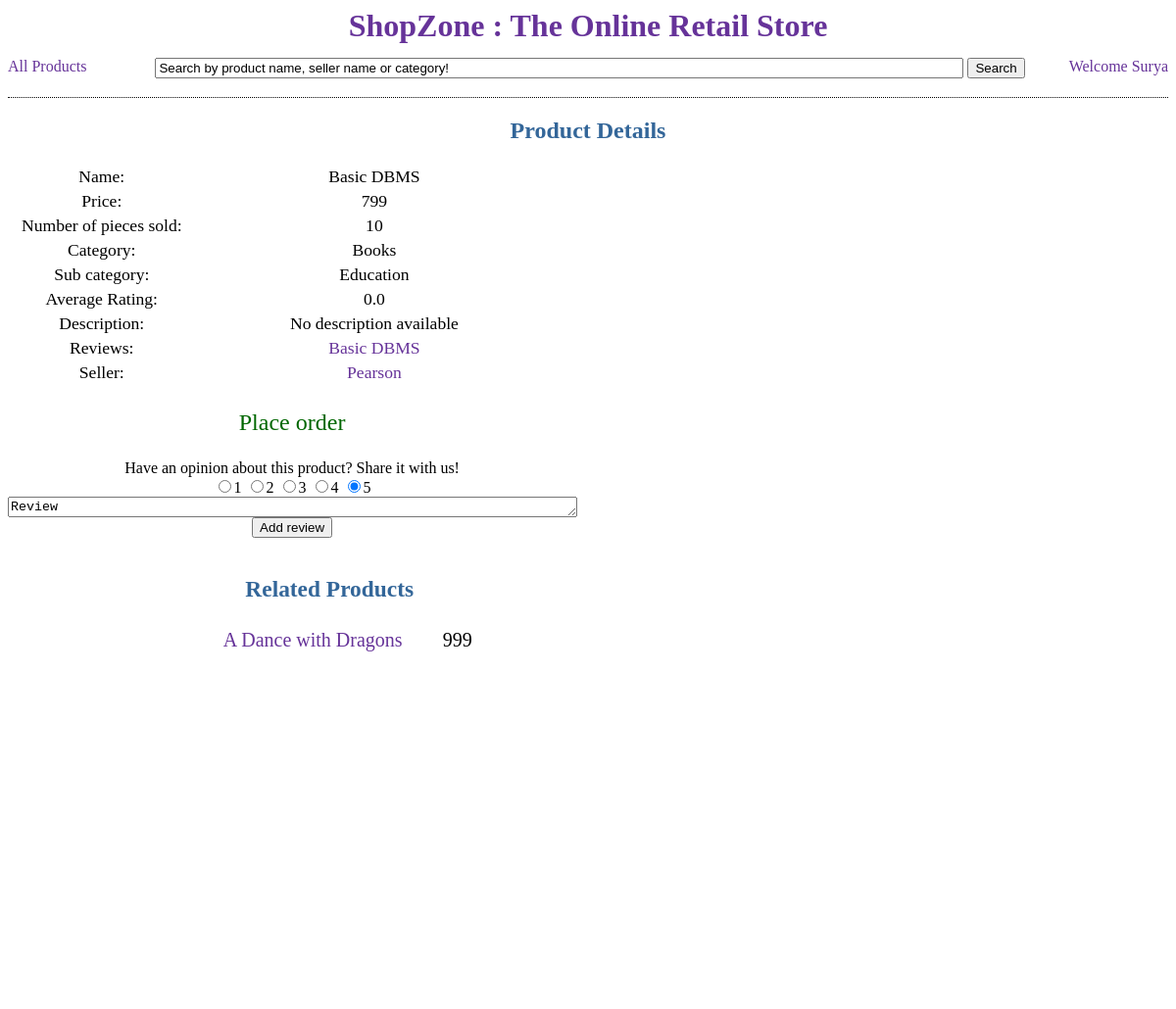
Page /shop/2/ on the committed database.
### store/models.py (models this page shows)
class Product(models.Model):
    product_name = models.CharField(max_length=30)
    number_sold = models.IntegerField(default=0)
    price = models.IntegerField(default=0)
    description = models.CharField(max_length=50)
    category = models.ForeignKey(SubCategory)
    seller = models.ForeignKey(Seller)
    def __str__(self):
        return self.product_name

class SubCategory(models.Model):
    sub_category_name = models.CharField(max_length=20)
    category = models.ForeignKey(Category)
    def __str__(self):
        return self.sub_category_name

class Category(models.Model):
    category_name = models.CharField(max_length=20)
    def __str__(self):
        return self.category_name

class Seller(models.Model):
    seller_name = models.CharField(max_length=15)
    address = models.CharField(max_length=50)
    def __str__(self):
        return self.seller_name

### store/views.py (the view)
# urls.py: url(r'^(?P<product_id>\d+)/$', views.product),
def product(request, product_id): ## T2 Done.
    try:
        if user is None:
            return HttpResponseRedirect('/shop/login/')
    except:
        return HttpResponseRedirect('/shop/login/')
    product = Product.objects.get(pk=product_id)
    seller = Seller.objects.all().filter(seller_name=product.seller)[0] #Wow! :@
    reviews = ProductReview.objects.all().filter(product=product_id)
    avg_rating = calculate_average_rating(reviews)
    related1 = Product.objects.all().filter(seller=product.seller)
    temp = list(Product.objects.all())
    related2 = []
    for i in temp:
        if i.category.category == product.category.category:
            related2.append(i)
    related = []
    for Li in related1:
        if Li != product:
            related.append(Li)
    for Li in related2:
        if Li not in related and Li != product:
            related.append(Li)
    import random
    random.shuffle(related)
    del(random)
    context = {'product':product, 'seller':seller.pk, 'avg_rating':avg_rating, 'related':related, 'user':user}
    return render(request, 'store/product.html', context)

### store/views.py (called while the page is built)
def calculate_average_rating(reviews): ## TR1 Done.
    avg_rating = 0.0
    if len(reviews) > 0:
        for review in reviews:
            avg_rating += review.rating
        avg_rating = round(avg_rating / len(reviews), 2)
    return avg_rating

### store/templates/store/product.html (shortened to what this page needs)
<html>
	<head>
	</head>
	{% include "store/top.html" %}
		<div>
			<h2 align="center" style="color:#336699">Product Details</h2>
		</div>
		{% if product %}
			<div style="width:49%; heigth:200px; float:left;">
				<table align="center"  style="font-size:1.1em;">
					<tr align="center">
						<td width="30%"> Name: </td>
						<td width="70%"> {{ product }} </td>
					</tr>
					<tr align="center">
						<td> Price: </td>
						<td> {{ product.price }} </td>
					</tr>
					<tr align="center">
						<td> Number of pieces sold: </td>
						<td> {{ product.number_sold }} </td>
					</tr>
					<tr align="center">
						<td> Category: </td>
						<td> {{ product.category.category }} </td>
					</tr>
					<tr align="center">
						<td> Sub category: </td>
						<td> {{ product.category }} </td>
					</tr>
					<tr align="center">
						<td> Average Rating: </td>
						<td> {{ avg_rating }} </td>
					</tr>
					<tr align="center">
						<td> Description: </td>
						<td> {{ product.description }} </td>
					</tr>
					<tr align="center">
						<td> Reviews: </td>
						<td> <a href="/shop/{{ product.id }}/productreviews/"><div class="linkdiv">{{ product }} </div> </a> </td>
					</tr>
					<tr align="center">
						<td> Seller: </td>
						<td> <a href="/shop/seller/{{ seller }}"><div class="linkdiv">{{ product.seller }} </div> </a> </td>
					</tr>
				</table>
				<div>
					<a href= "/shop/place_order/{{ product.id }}/" ><p align=center style="color:#006600; font-size:1.5em;">Place order</p></a>
				</div>
				<div align="center">
						Have an opinion about this product? Share it with us!<br/>
						<form method="post" action="/shop/{{ product.id }}/productreviews/add/" target="_blank">
							<input type="radio" name="rating" value="1">1
							<input type="radio" name="rating" value="2">2
							<input type="radio" name="rating" value="3">3
							<input type="radio" name="rating" value="4">4
							<input type="radio" name="rating" value="5" checked>5<br>
							<textarea name="review" rows="1" cols="70">Review</textarea><br/>
							<input type="submit" value="Add review">
						</form>
				</div>
			</div>
		{% endif %}
		{% if related %}
			<div class="columns" style="width:47%">
				<div>
					<h3 align="center" style="color:#336699"> Related Products</h3>
				</div>
				<table align="center">
					{% for i in related %}
						<tr align="center" style="font-size:1.25em;">
							<td> <a href="/shop/{{ i.pk }}/"> <div class="linkdiv">{{ i }} </div> </a> </td>
							<td width="11%"> {{ i.price }} </td>
						</tr>
					{% endfor %}
				</table>
			</div>
		{% endif %}
	{% include "store/bottom.html" %}

### store/templates/store/top.html (shortened to what this page needs)
<body link="#663399" vlink="#663399" alink="#808080">
	<div class="headdiv">
		<h1><a href="/" class="title">ShopZone : The Online Retail Store</a></h1>
	</div>
	<div class="headdiv2">
		<div align="left" style="float:left">
			<a href="/shop/by_search/all/">All Products</a>
		</div>
		<div align="centre" style="float:left; margin-left:70px;">
			<form action="/shop/by_search/" method="POST">
				<input type="text" name="product" value="Search by product name, seller name or category!" size="100px"/>
				<input type="submit" value="Search"/>
			</form>
		</div>
		<div align="left" style="float:right">
			Welcome <a href="/shop/my_orders/"> {{ user.username }} </a>
		</div>
	</div>

### store/templates/store/style.html (style rules this page uses)
a:link { text-decoration:none }
.headdiv { height:1px; width:100%; font-size:1em; text-align:center; color:#663399; padding-bottom:30px; margin-bottom:20px; }
.headdiv2 { height:10px; width:100%; font-size:1em; text-align:center; color:#663399; border-bottom:1px dotted black; padding-bottom:30px; margin-bottom:20px; }
.columns { height:465px; width:411px; text-align:center; font-size:1.25em; color:#663399; overflow:scroll; float:left; border-left:50px solid white; }

### rows in the picture
Product: product_name "Basic DBMS", price "799", number_sold "10", category.category "Books", category "Education", description "No description available", seller "Pearson"
Product: product_name "A Dance with Dragons", price "999"

### other values in the picture
{{ user.username }} "Surya"
{{ avg_rating }} "0.0"
